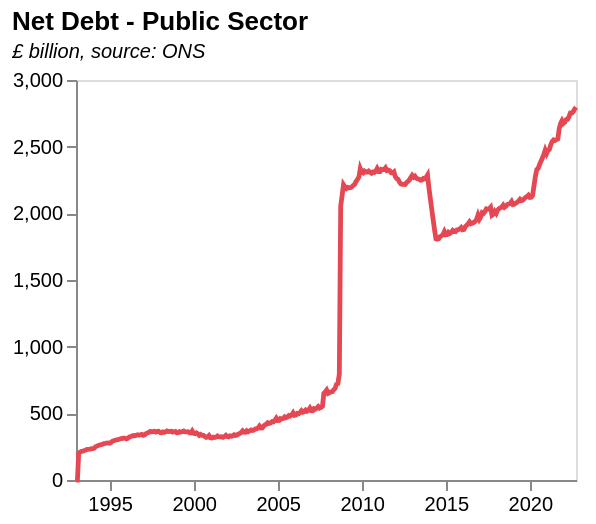

Express this chart as Vega-Lite.
### Vega-Lite specification from a JSON file in a GitHub repository (floating-point values rounded to 4 significant figures; data arrays with more than 128 entries replaced by an {"elided": "..."} marker saying what was removed)
{"$schema": "https://vega.github.io/schema/vega-lite/v5.json", "title": {"text": "Net Debt - Public Sector", "subtitle": "£ billion, source: ONS", "subtitleFontStyle": "italic", "subtitleFontSize": 10, "anchor": "start", "color": "black"}, "width": 250, "height": 200, "mark": {"type": "line", "color": "#e54753", "strokeWidth": 2.4, "opacity": 1}, "data": {"values": {"elided": "572 records"}}, "transform": [{"calculate": "year(datum.date)", "as": "year"}, {"filter": "datum.year>=minYear"}, {"filter": "datum.year<=maxYear"}], "params": [{"name": "minYear", "value": 1993, "bind": {"input": "range", "min": 1993, "max": 2022, "step": 1, "name": "Start year:"}}, {"name": "maxYear", "value": 2022, "bind": {"input": "range", "min": 1993, "max": 2022, "step": 1, "name": "End year:"}}], "encoding": {"x": {"field": "date", "type": "temporal", "title": null, "axis": {"title": "", "grid": false, "ticks": true}}, "y": {"field": "value", "type": "quantitative", "axis": {"title": "", "grid": false, "ticks": true}, "scale": {"domain": [0, 3000]}}}}
